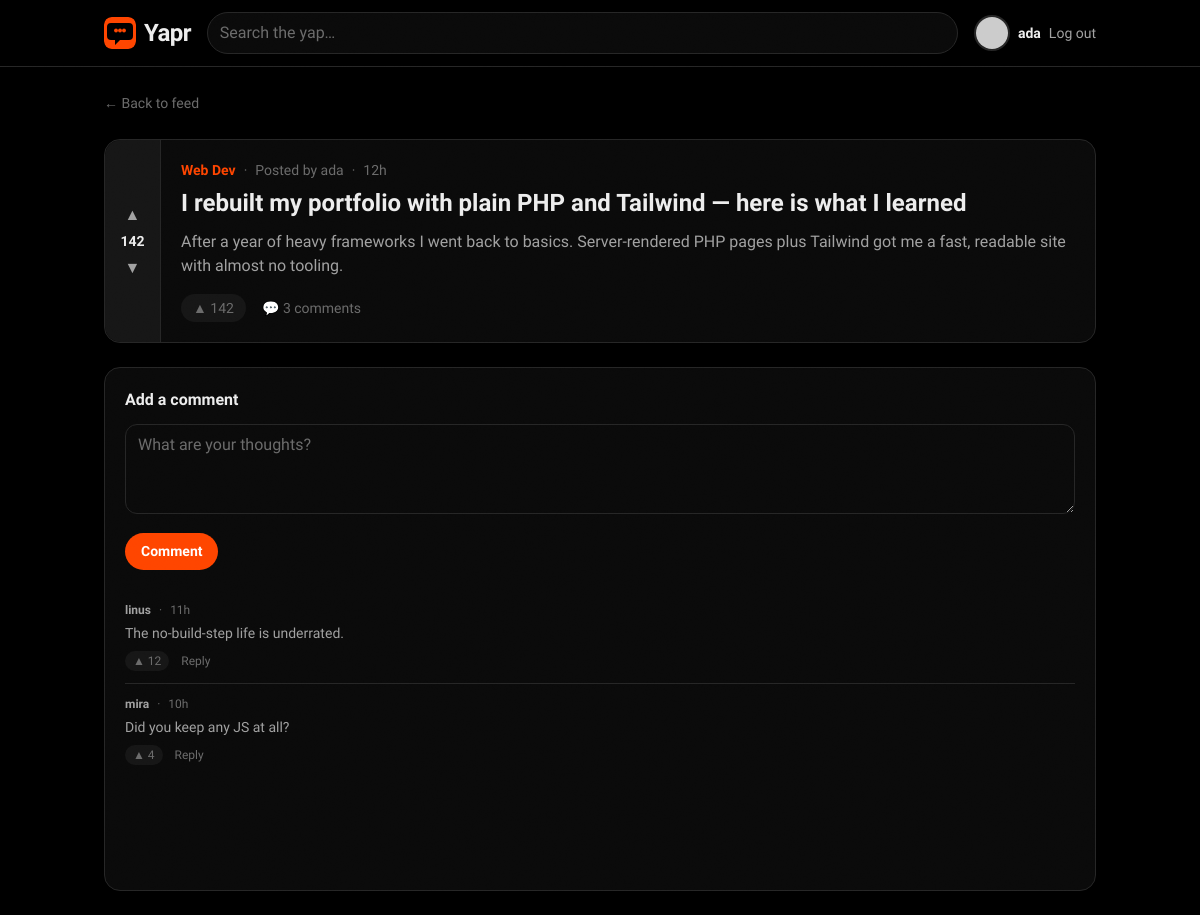
Screenshot of /post.php?id=1 (signed in) with the database file from the repository.
### tables this page shows
CREATE TABLE posts (
    id           INT UNSIGNED AUTO_INCREMENT PRIMARY KEY,
    title        VARCHAR(255) NOT NULL,
    body         TEXT         NOT NULL,
    user_id      INT UNSIGNED NOT NULL,
    community_id INT UNSIGNED NOT NULL,
    score        INT          NOT NULL DEFAULT 0,
    created_at   TIMESTAMP    NOT NULL DEFAULT CURRENT_TIMESTAMP,
    updated_at   TIMESTAMP    NOT NULL DEFAULT CURRENT_TIMESTAMP ON UPDATE CURRENT_TIMESTAMP,
    FOREIGN KEY (user_id)      REFERENCES users(id)       ON DELETE CASCADE,
    FOREIGN KEY (community_id) REFERENCES communities(id) ON DELETE CASCADE
);

CREATE TABLE users (
    id         INT UNSIGNED AUTO_INCREMENT PRIMARY KEY,
    username   VARCHAR(30)  NOT NULL UNIQUE,
    email      VARCHAR(255) NOT NULL UNIQUE,
    password   VARCHAR(255) NOT NULL,
    avatar     VARCHAR(255) DEFAULT NULL,
    bio        TEXT         DEFAULT NULL,
    karma      INT          NOT NULL DEFAULT 0,
    created_at TIMESTAMP    NOT NULL DEFAULT CURRENT_TIMESTAMP,
    updated_at TIMESTAMP    NOT NULL DEFAULT CURRENT_TIMESTAMP ON UPDATE CURRENT_TIMESTAMP
);

CREATE TABLE communities (
    id          INT UNSIGNED AUTO_INCREMENT PRIMARY KEY,
    name        VARCHAR(50)  NOT NULL,
    slug        VARCHAR(60)  NOT NULL UNIQUE,
    description TEXT         DEFAULT NULL,
    owner_id    INT UNSIGNED NOT NULL,
    created_at  TIMESTAMP    NOT NULL DEFAULT CURRENT_TIMESTAMP,
    FOREIGN KEY (owner_id) REFERENCES users(id) ON DELETE CASCADE
);

CREATE TABLE comments (
    id         INT UNSIGNED AUTO_INCREMENT PRIMARY KEY,
    body       TEXT         NOT NULL,
    user_id    INT UNSIGNED NOT NULL,
    post_id    INT UNSIGNED NOT NULL,
    parent_id  INT UNSIGNED DEFAULT NULL,
    score      INT          NOT NULL DEFAULT 0,
    created_at TIMESTAMP    NOT NULL DEFAULT CURRENT_TIMESTAMP,
    FOREIGN KEY (user_id)   REFERENCES users(id)   ON DELETE CASCADE,
    FOREIGN KEY (post_id)   REFERENCES posts(id)   ON DELETE CASCADE,
    FOREIGN KEY (parent_id) REFERENCES comments(id) ON DELETE CASCADE
);

### api/post.php (the view, shortened to what this page needs)
<?php
require __DIR__ . '/includes/db.php';
require __DIR__ . '/includes/helpers.php';
$id = (int) ($_GET['id'] ?? 0);
$postResult = mysqli_query($conn, "
    SELECT p.*, u.username AS author_username,
           c.name AS community_name, c.slug AS community_slug,
           (SELECT COUNT(*) FROM comments WHERE post_id = p.id) AS comments_count
    FROM posts p
    JOIN users u ON p.user_id = u.id
    JOIN communities c ON p.community_id = c.id
    WHERE p.id = $id
");
$post = mysqli_fetch_assoc($postResult);
$post['author'] = ['username' => $post['author_username']];
$post['community'] = $post['community_name'];
$post['time'] = timeAgo($post['created_at']);
$post['comments_count'] = $post['comments_count'] ?? 0;
$commentsResult = mysqli_query($conn, "
    SELECT c.*, u.username AS author_username
    FROM comments c
    JOIN users u ON c.user_id = u.id
    WHERE c.post_id = $id
    ORDER BY c.created_at ASC
");
$postComments = [];
while ($row = mysqli_fetch_assoc($commentsResult)) {
    $row['author'] = ['username' => $row['author_username']];
    $row['time'] = timeAgo($row['created_at']);
    $postComments[] = $row;
}
require __DIR__ . '/includes/header.php';
?>
<div class="space-y-6">
  <a href="index.php" class="text-sm text-ink-faint transition hover:text-pop">← Back to feed</a>
  <article class="card flex reveal overflow-hidden">
    <div class="vote-rail" data-score="<?= esc($post['score']) ?>">
      <button type="button" class="vote-btn is-up" aria-label="Upvote">▲</button>
      <span class="vote-score"><?= esc($post['score']) ?></span>
      <button type="button" class="vote-btn is-down" aria-label="Downvote">▼</button>
    </div>
    <div class="min-w-0 flex-1 p-5">
      <div class="mb-2 flex flex-wrap items-center gap-2 text-sm text-ink-faint">
        <span class="font-display font-semibold text-pop"><?= esc($post['community']) ?></span>
        <span>·</span><span>Posted by <?= esc($post['author']['username']) ?></span>
        <span>·</span><span><?= esc($post['time']) ?></span>
      </div>
      <h1 class="font-display text-2xl font-bold leading-tight text-ink"><?= esc($post['title']) ?></h1>
      <p class="mt-3 whitespace-pre-line text-ink-soft"><?= esc($post['body']) ?></p>
      <div class="mt-4 flex items-center gap-4 text-sm text-ink-faint">
        <span class="flex items-center gap-1 rounded-full bg-night-raised px-3 py-1">▲ <?= esc($post['score']) ?></span>
        <span>💬 <?= esc($post['comments_count']) ?> comments</span>
      </div>
    </div>
  </article>
  <section class="card reveal p-5">
    <h2 class="mb-3 font-display font-semibold text-ink">Add a comment</h2>
    <form action="post.php?id=<?= $id ?>" method="post" class="space-y-3">
      <textarea name="body" rows="3" placeholder="What are your thoughts?"
                class="field"></textarea>
      <button type="submit" class="btn-pop">Comment</button>
    </form>
    <div class="mt-5 divide-y divide-line">
      <?php foreach ($postComments as $c): ?>
        <?= commentItemHtml($c) ?>
      <?php endforeach; ?>
    </div>
  </section>
</div>
<?php require __DIR__ . '/includes/footer.php'; ?>

### api/includes/navbar.php (shortened to what this page needs)
<?php
$user = $_SESSION['user'] ?? null;
?>
<header class="sticky top-0 z-20 border-b border-line bg-night/90 backdrop-blur">
  <nav class="mx-auto flex max-w-5xl items-center gap-4 px-4 py-3">
    <a href="index.php" class="group flex items-center gap-2">
      <img src="images/favicon.svg" alt="Yapr" class="h-8 w-8 rounded-lg transition-transform duration-150 ease-out group-hover:-rotate-6 group-hover:scale-110">
      <span class="font-display text-2xl font-black tracking-tight text-ink">Yapr</span>
    </a>
    <form action="index.php" method="get" class="hidden flex-1 md:block">
      <input type="search" name="q" placeholder="Search the yap…"
             class="field rounded-full">
    </form>
    <div class="ml-auto flex items-center gap-2 text-sm">
      <?php if (!empty($user)): ?>
        <?= avatarHtml($user, 9) ?>
        <a href="profile.php?id=<?= esc($user['id']) ?>" class="hidden font-semibold text-ink transition hover:text-pop sm:block"><?= esc($user['username']) ?></a>
        <a href="login.php?action=logout" class="btn-ghost">Log out</a>
      <?php else: ?>
        <a href="login.php" class="btn-ghost">Log in</a>
        <a href="register.php" class="btn-primary">Sign up</a>
      <?php endif; ?>
    </div>
  </nav>
</header>

### api/includes/helpers.php (shortened to what this page needs)
<?php
function timeAgo(string $datetime): string {
    $timestamp = strtotime($datetime);
    $diff = time() - $timestamp;
    if ($diff < 86400) return floor($diff / 3600) . 'h';
    return date('M j', $timestamp);
}
function esc($value): string {
    return htmlspecialchars((string) $value, ENT_QUOTES, 'UTF-8');
}
function avatarHtml(array $user, int $size = 10): string {
    $username = $user['username'] ?? 'guest';
    $initial = esc(mb_strtoupper(mb_substr($username, 0, 1)));
    $color = esc($user['avatar_color'] ?? '#ff4500');
    $px = $size * 4;
    $initialCircle = sprintf(
        '<div style="width:%1$dpx;height:%1$dpx;background-color:%2$s"'
        . ' class="flex items-center justify-center rounded-full border-2 border-line text-white font-semibold animate-scale-in">%3$s</div>',
        $px, $color, $initial
    );
    $url = $user['avatar_url'] ?? '';
    if ($url === '') {
        $url = 'https://api.dicebear.com/9.x/bottts/svg?seed=' . rawurlencode($username);
    }
    $fallback = "'" . str_replace('"', '&quot;', $initialCircle) . "'";
    return sprintf(
        '<img src="%1$s" alt="%2$s" width="%3$d" height="%3$d" loading="lazy"'
        . ' style="width:%3$dpx;height:%3$dpx;object-fit:cover;border-radius:9999px"'
        . ' class="rounded-full border-2 border-line object-cover"'
        . ' onerror="this.onerror=null;this.outerHTML=%4$s">',
        esc($url), esc($username), $px, $fallback
    );
}
function commentItemHtml(array $c, int $depth = 0, int $index = 0): string {
    $author = $c['author']['username'] ?? 'unknown';
    $body = esc($c['body'] ?? '');
    $time = esc($c['time'] ?? '');
    $score = esc($c['score'] ?? 0);
    $indent = $depth > 0 ? 'ml-6 border-l-2 border-line pl-4' : '';
    $delay = min($index, 7) * 55;
    return <<<HTML
    <div class="reveal py-3 {$indent}" style="--reveal-delay:{$delay}ms">
      <div class="flex flex-wrap items-center gap-2 text-xs text-ink-faint">
        <span class="font-semibold text-ink-soft">{$author}</span>
        <span>·</span><span>{$time}</span>
      </div>
      <p class="mt-1 text-sm leading-relaxed text-ink-soft">{$body}</p>
      <div class="mt-1.5 flex items-center gap-3 text-xs font-medium text-ink-faint">
        <span class="inline-flex cursor-pointer items-center gap-1 rounded-full bg-night-raised px-2 py-0.5 transition hover:text-pop">▲ {$score}</span>
        <span class="cursor-pointer transition hover:text-pop">Reply</span>
      </div>
    </div>
HTML;
}

### public/css/polish.css (style rules this page uses)
.reveal { opacity: 0; transform: translateY(20px); transition: opacity 0.35s cubic-bezier(0.23, 1, 0.32, 1), transform 0.35s cubic-bezier(0.23, 1, 0.32, 1); transition-delay: var(--reveal-delay, 0ms); }
.reveal.visible { opacity: 1; transform: translateY(0); }
header { transition: transform 300ms cubic-bezier(0.23, 1, 0.32, 1); }
.ripple-container { position: relative; overflow: hidden; }
html { background: #000; }

### api/includes/header.php (style rules this page uses)
:root { --ease-out: cubic-bezier(0.23, 1, 0.32, 1); }
body { background: #000000; -webkit-font-smoothing: antialiased; -moz-osx-font-smoothing: grayscale; }
.card { position: relative; border-radius: 1rem; border: 1px solid #262626; background: #0a0a0a; transition: transform 200ms var(--ease-out), border-color 200ms var(--ease-out), box-shadow 200ms var(--ease-out); }
.btn-primary, .btn-pop { display: inline-flex; align-items: center; justify-content: center; border-radius: 9999px; padding: 0.5rem 1rem; font-size: 0.875rem; font-weight: 600; transition: transform 150ms var(--ease-out), background 150ms var(--ease-out), color 150ms var(--ease-out); }
.btn-pop { background: #ff4500; color: #fff; }
.btn-ghost { color: #a1a1a1; font-weight: 500; transition: transform 150ms var(--ease-out), background 150ms var(--ease-out), color 150ms var(--ease-out); }
.vote-rail { display: flex; width: 3.5rem; flex-shrink: 0; flex-direction: column; align-items: center; justify-content: center; gap: 0.125rem; border-top-left-radius: 1rem; border-bottom-left-radius: 1rem; border-right: 1px solid #262626; background: #161616; padding: 0.75rem 0; color: #a1a1a1; }
.vote-btn { display: flex; height: 1.75rem; width: 1.75rem; align-items: center; justify-content: center; border-radius: 9999px; font-size: 1rem; line-height: 1; transition: transform 150ms var(--ease-out), background 150ms var(--ease-out), color 150ms var(--ease-out); }
.vote-score { font-family: "Bricolage Grotesque", system-ui, sans-serif; font-size: 0.875rem; font-weight: 700; font-variant-numeric: tabular-nums; color: #ededed; }
.field { width: 100%; border-radius: 0.75rem; border: 1px solid #262626; background: #0a0a0a; padding: 0.5rem 0.75rem; color: #ededed; transition: border-color 150ms var(--ease-out), box-shadow 150ms var(--ease-out); }
.field::placeholder { color: #6b6b6b; }

### rows the page displays
posts: user.username "ada", score "142", community.name "Web Dev", title "I rebuilt my portfolio with plain PHP and Tailwind — here is what I learned", body "After a year of heavy frameworks I went back to basics. Server-rendered PHP pages plus Tailwind got me a fast, readable site with almost no tooling."
comments: author "linus", time "11h", body "The no-build-step life is underrated.", score "12"
comments: author "mira", time "10h", body "Did you keep any JS at all?", score "4"

### other values shown
$post['author']['username'] "ada"
$post['time'] "12h"
$post['comments_count'] "3"
